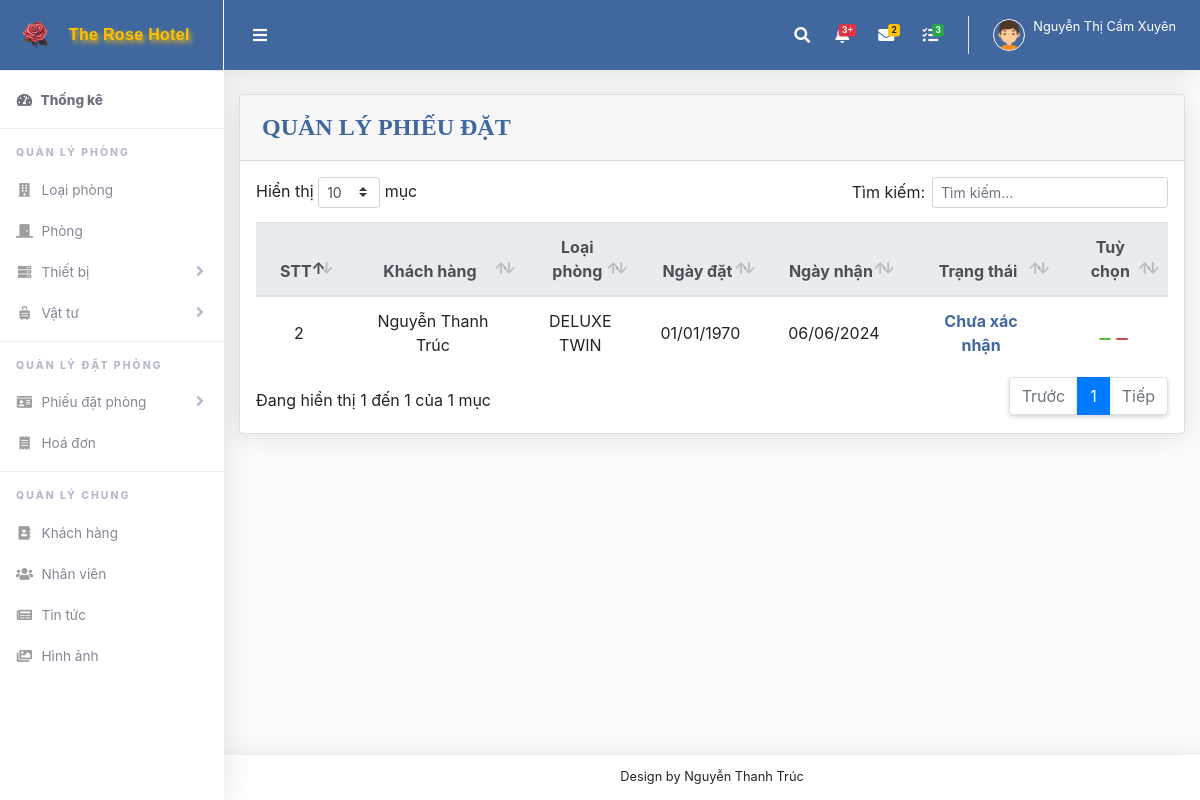
Before: /QLPD.php (signed in) with the older database file.
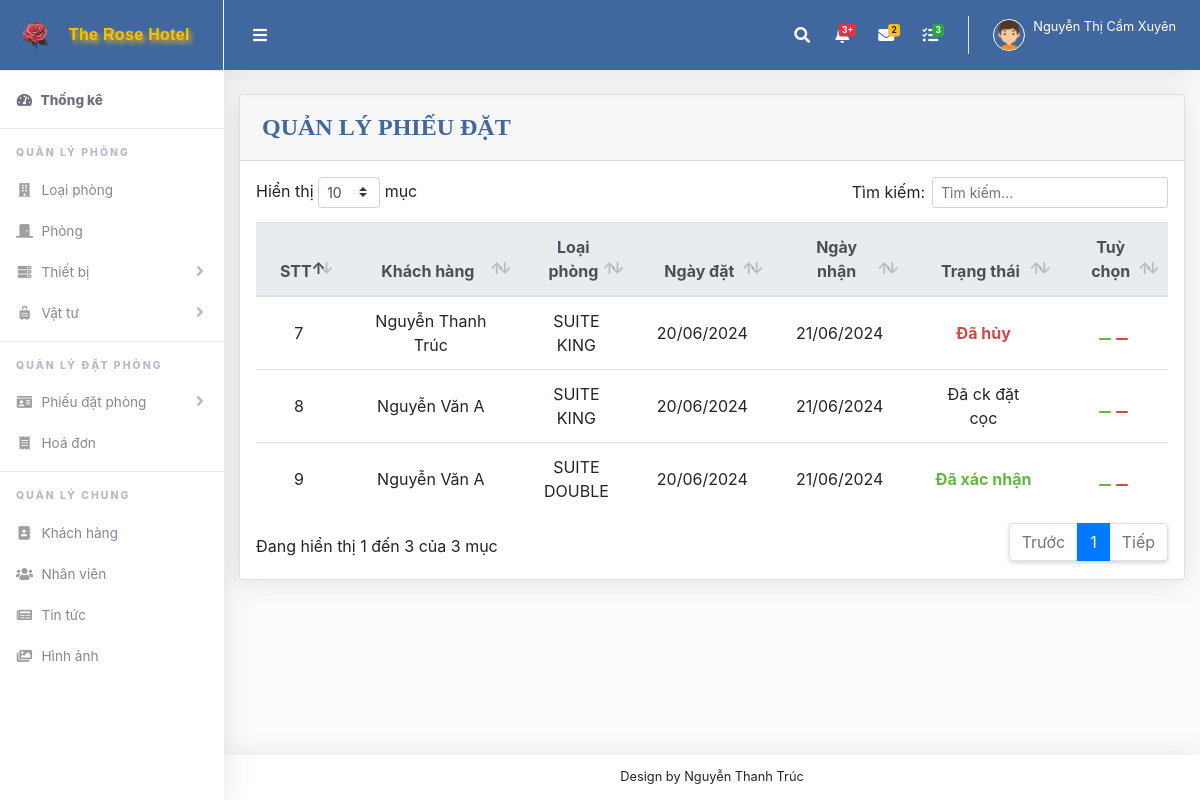
After: the same page with the newer database file.
### tables this page shows
CREATE TABLE `phieu_dat` (
  `ma_phieu_dat` int(11) NOT NULL,
  `ma_kh` int(11) DEFAULT NULL,
  `ma_loai` int(11) NOT NULL,
  `ma_nv` int(11) DEFAULT NULL,
  `ngay_dat` varchar(20) NOT NULL,
  `ngay_nhan` varchar(20) NOT NULL,
  `ngay_tra` varchar(20) NOT NULL,
  `so_luong_nguoi_lon` int(11) NOT NULL,
  `so_luong_tre_em` int(11) NOT NULL,
  `phu_thu_tre_em` int(11) DEFAULT NULL,
  `so_luong_phong_dat` int(11) NOT NULL,
  `tien_coc` varchar(20) NOT NULL,
  `tong_tien` int(11) NOT NULL,
  `trang_thai` varchar(50) NOT NULL
);

CREATE TABLE `khach_hang` (
  `ma_kh` int(11) NOT NULL,
  `ho_ten` varchar(100) NOT NULL,
  `gioi_tinh` varchar(20) NOT NULL,
  `cccd` varchar(50) NOT NULL,
  `sdtkh` int(11) NOT NULL,
  `emailkh` varchar(50) NOT NULL,
  `dia_chi` varchar(255) NOT NULL,
  `matkhaukh` varchar(50) NOT NULL
);

CREATE TABLE `loai_phong` (
  `ma_loai` int(11) NOT NULL,
  `ten_loai` varchar(100) NOT NULL,
  `anh_loai_phong` text NOT NULL,
  `dien_tich` varchar(20) NOT NULL,
  `chi_tiet_phong` varchar(100) NOT NULL,
  `so_luong` int(11) NOT NULL,
  `gia_phong` varchar(100) NOT NULL
);

### QLPD.php (the view, shortened to what this page needs)
<?php include ("header.php");
?>
<div class="row">
    <div class="col-lg-12">
        <div class="card mb-4">
            <div class="card-header py-3 d-flex flex-row align-items-center justify-content-between">
                <h6>QUẢN LÝ PHIẾU ĐẶT</h6>
            </div>
            <div class="table-responsive p-3">
                <table class="table align-items-center table-flush" id="dataTable">
                    <thead class="thead-light">
                        <tr>
                            <th width="5%">STT</th>
                            <th width="20%">Khách hàng</th>
                            <th witdh="23%">Loại phòng</th>
                            <th width="10%">Ngày đặt</th>
                            <th width="13%">Ngày nhận</th>
                            <th width="17%">Trạng thái</th>
                            <th width="12%">Tuỳ chọn</th>
                        </tr>
                    </thead>
                    <tbody>
                        <?php
                        include ("ketnoi.php");
                        $sql = "select * from phieu_dat ";
                        $kq = mysqli_query($conn, $sql) or die("Không thể xuất thông tin " . mysqli_error());
                        while ($row = mysqli_fetch_array($kq)) {
                            $loai_phongs = $row["ma_loai"];
                            $sql2 = "SELECT * FROM loai_phong WHERE ma_loai='" . $loai_phongs . "'";
                            $kq2 = mysqli_query($conn, $sql2) or die("Không thể xuất thông tin " . mysqli_error());
                            $loai_phong = mysqli_fetch_array($kq2);
                            $khach_hangs = $row["ma_kh"];
                            $sql3 = "SELECT * FROM khach_hang WHERE ma_kh='" . $khach_hangs . "'";
                            $kq3 = mysqli_query($conn, $sql3) or die("Không thể xuất thông tin " . mysqli_error());
                            $khach_hang = mysqli_fetch_array($kq3);
                            $status_class = '';
                            switch ($row["trang_thai"]) {
                                case 'Chưa xác nhận':
                                    $status_class = 'status-chua-xac-nhan';
                                    break;
                                case 'Đã xác nhận':
                                    $status_class = 'status-da-xac-nhan';
                                    break;
                                case 'Đã hủy':
                                    $status_class = 'status-da-huy';
                                    break;
                            }
                            echo "<tr>";
                            echo "<td>" . $row["ma_phieu_dat"] . "</td>";
                            $usern = $row["ma_phieu_dat"];
                            echo "<td>" . $khach_hang["ho_ten"] . "</td>";
                            echo "<td>" . $loai_phong["ten_loai"] . "</td>";
                            echo "<td>" . date('d/m/Y', strtotime($row["ngay_dat"])) . "</td>";
                            echo "<td>" . date('d/m/Y', strtotime($row["ngay_nhan"])) . "</td>";
                            echo "<td class='$status_class'>" . $row["trang_thai"] . "</td>";
                            echo "<td>
                        <a href='suaChiTietPD.php?ma_phieu_dat=$usern'><button class='eye'><ion-icon name='eye'></ion-icon></button></a>
                        <a href='phanphong.php?ma_phieu_dat=$usern'><button class='key'><ion-icon name='key'></ion-icon></button></a>
                        </td>";
                            echo "</tr>";
                        }
                        ?>
                    </tbody>
                </table>
            </div>
        </div>
    </div>
</div>
<?php include ("footer.php"); ?>

Changed rows visible on the page:
removed phieu_dat: ma_phieu_dat "2", ma_kh.ho_ten "Nguyễn Thanh Trúc", ma_loai.ten_loai "DELUXE TWIN", ngay_dat "01/01/1970", ngay_nhan "06/06/2024", trang_thai "Chưa xác nhận"
added phieu_dat: ma_phieu_dat "7", ma_kh.ho_ten "Nguyễn Thanh Trúc", ma_loai.ten_loai "SUITE KING", ngay_dat "20/06/2024", ngay_nhan "21/06/2024", trang_thai "Đã hủy"
added phieu_dat: ma_phieu_dat "8", ma_kh.ho_ten "Nguyễn Văn A", ma_loai.ten_loai "SUITE KING", ngay_dat "20/06/2024", ngay_nhan "21/06/2024", trang_thai "Đã ck đặt cọc"
added phieu_dat: ma_phieu_dat "9", ma_kh.ho_ten "Nguyễn Văn A", ma_loai.ten_loai "SUITE DOUBLE", ngay_dat "20/06/2024", ngay_nhan "21/06/2024", trang_thai "Đã xác nhận"
Other visible differences:
text written by a page script: "Hiển thị mục Tìm kiếm: Đang hiển thị 1 đến 1 của 1 mục Trước 1 Tiếp" → "Hiển thị mục Tìm kiếm: Đang hiển thị 1 đến 3 của 3 mục Trước 1 Tiếp"
